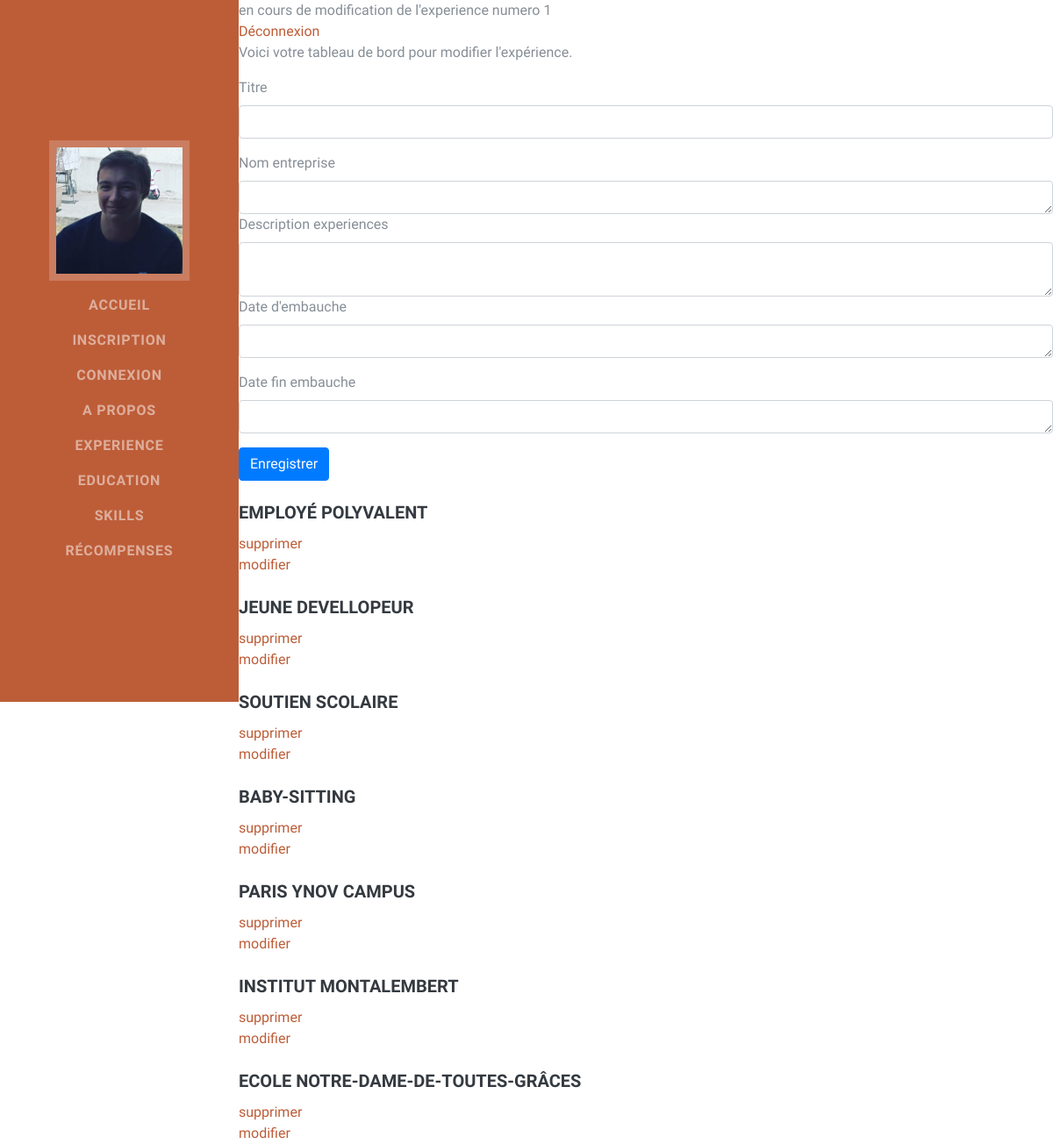
Screenshot of /site_cv_eval/admin.php?modification=1 with the database file from the repository.
### tables this page shows
CREATE TABLE `experiences` (
  `id_experiences` int(3) NOT NULL,
  `emploi` varchar(20) DEFAULT NULL,
  `entreprise` varchar(20) DEFAULT NULL,
  `description` varchar(100) DEFAULT NULL,
  `date_embauche` date DEFAULT NULL,
  `date_fin` date DEFAULT NULL
);

CREATE TABLE `education` (
  `id_education` int(3) NOT NULL,
  `ecole` varchar(100) DEFAULT NULL,
  `cursus` varchar(100) DEFAULT NULL,
  `date_debut` varchar(20) NOT NULL,
  `debut_fin` varchar(30) DEFAULT NULL
);

### site_cv_eval/admin.php (the view, shortened to what this page needs)
<?php include("inc/header.inc.php"); ?>
<?php require_once("inc/data.inc.php"); ?>
<?php
if (!empty($_POST)) {
    if (!empty($_GET['modification'])) {
        $id = $_GET['modification'];
        $pdo->exec("UPDATE experiences SET emploi = \"$_POST[emploi]\" WHERE id_experiences= $id");
        $pdo->exec("UPDATE experiences SET entreprise = \"$_POST[entreprise]\"  WHERE id_experiences= $id");
        $pdo->exec("UPDATE experiences SET description = \"$_POST[description]\" WHERE id_experiences= $id");
        $pdo->exec("UPDATE experiences SET date_embauche = \"$_POST[date_embauche]\" WHERE id_experiences= $id");
        $pdo->exec("UPDATE experiences SET date_fin = \"$_POST[date_fin]\" WHERE id_experiences= $id");
    } else {
        $requeteSQL = "INSERT INTO experiences (emploi, entreprise, description, date_embauche, date_fin) VALUE ('$_POST[emploi]', '$_POST[entreprise]', '$_POST[description]','$_POST[date_embauche]','$_POST[date_fin]')";
        $result = $pdo->exec($requeteSQL);
    }
} else if (!empty($_GET)) {
    if (!empty($_GET['modification'])) {
        echo "en cours de modification de l'experience numero " . $_GET['modification'];
    }
}
?>
<div class="sucess">
    <a href="logout.php">Déconnexion</a>
    <p>Voici votre tableau de bord pour modifier l'expérience.</p>
</div>
<div class="starter-template">
    <form method="POST" action="" enctype='multipart/form-data'>
        <div class="form-group">
            <label for="emploi">Titre</label>
            <input type="texte" class="form-control" id="emploi" name="emploi">
        </div>
        <div class="resume-item d-flex flex-column  ">
            <label for="entreprise">Nom entreprise</label>
            <textarea rows="1" class="form-control" id="entreprise" name="entreprise"></textarea>
        </div>
        <div class="resume-item d-flex flex-column  ">
            <label for="description">Description experiences</label>
            <textarea rows="2" class="form-control" id="description" name="description"></textarea>
        </div>
        <div class="form-group">
            <label for="date_embauche">Date d'embauche</label>
            <textarea rows="1" class="form-control" id="date_embauche" name="date_embauche"></textarea>
        </div>
        <div class="form-group">
            <label for="date_fin">Date fin embauche</label>
            <textarea rows="1" class="form-control" id="date_fin" name="date_fin"></textarea>
        </div>
        <button type="submit" class="btn btn-primary">Enregistrer</button>
    </form>
    <?php
    $base_de_donnee = $pdo->query("SELECT * FROM experiences ORDER BY id_experiences");
    while ($experiences = $base_de_donnee->fetch(PDO::FETCH_OBJ)) { ?>
        <div class="experience">
            <br>
            <div>
                <h5 class="card-title"><?php echo $experiences->emploi; ?></h5>
            </div>
            <?php echo '<a href="admin.php?delete=' . $experiences->id_experiences . '" >' ?> supprimer</a>
            <br>
            <?php echo '<a href="admin.php?modification=' . $experiences->id_experiences . '" >' ?> modifier</a>
        </div>
    <?php } ?>
    <?php
    $base_de_donnee = $pdo->query("SELECT * FROM education ORDER BY id_education");
    while ($education = $base_de_donnee->fetch(PDO::FETCH_OBJ)) { ?>
        <div class="education">
            <br>
            <div>
                <h5 class="card-title"><?php echo $education->ecole; ?></h5>
            </div>
            <?php echo '<a href="admin.php?delete=' . $education->id_education . '" >' ?> supprimer</a>
            <br>
            <?php echo '<a href="admin.php?modification=' . $education->id_education . '" >' ?> modifier</a>
        </div>
    <?php } ?>
</div>

### rows the page displays
experiences: emploi "EMPLOYÉ POLYVALENT"
experiences: emploi "JEUNE DEVELLOPEUR"
experiences: emploi "SOUTIEN SCOLAIRE"
experiences: emploi "BABY-SITTING"
education: ecole "PARIS YNOV CAMPUS"
education: ecole "INSTITUT MONTALEMBERT"
education: ecole "ECOLE NOTRE-DAME-DE-TOUTES-GRÂCES"

### other values shown
$_GET['modification'] "1"
